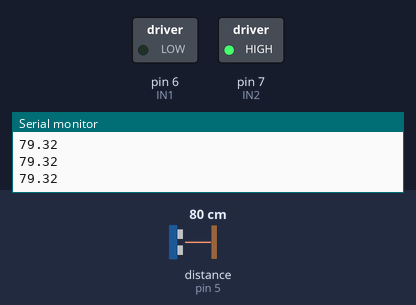
Bench run of a sketch on a simulated Arduino Uno, built with avr-gcc and run on an emulated ATmega328P. On the bench: switched loads named in the sketch (green lamp = pin HIGH), the last lines printed to the serial monitor. Wiring (inferred from the names in the program): ultrasonic range finder: trigger pin 4; echo pin 5. The inputs (shaded band) are chosen by the test bench; at power-on: distance to the obstacle (sensor on pin 5) 80 cm. The echo pulse lasts 58.3 µs per cm; pins used as bus, display or sensor lines are not drawn.

Above: at 1.2 s.
1.3 s: distance to the obstacle (sensor on pin 5) set to 8 cm
2.8 s: distance to the obstacle (sensor on pin 5) set to 5 cm
At 3.3 s:
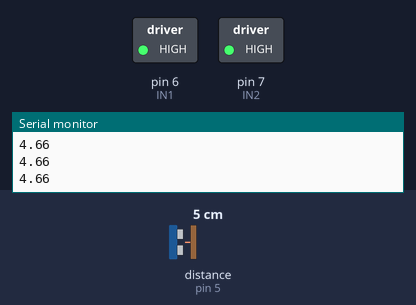
4.3 s: distance to the obstacle (sensor on pin 5) set to 9 cm
At 5.5 s:
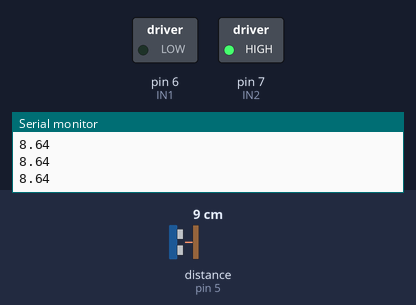
5.8 s: distance to the obstacle (sensor on pin 5) set to 2 cm
At 6.8 s:
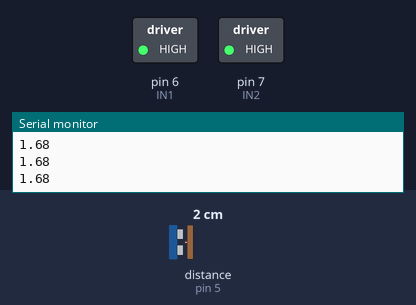
Timing chart, 0 to 8.3 s (numbered marks = the images above; inputs shaded):
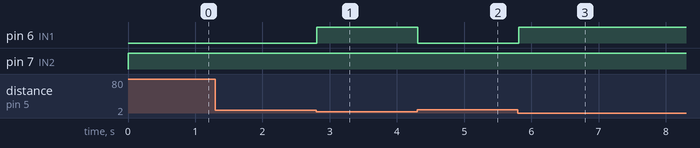

The sketch:

sensor.ino
```cpp
//Definicoes pinos Arduino ligados a entrada da Ponte H
int IN1 = 6;
int IN2 = 7;

int PinTrigger = 4; // Pino usado para disparar os pulsos do sensor
int PinEcho = 5; // pino usado para ler a saida do sensor
float TempoEcho = 0;
const float VelocidadeSom_mpors = 340; // em metros por segundo
const float VelocidadeSom_mporus = 0.000340; // em metros por microsegundo

void setup()
{
  //Define os pinos como saida
 pinMode(IN1, OUTPUT);
 pinMode(IN2, OUTPUT);
 pinMode(PinTrigger, OUTPUT);
 digitalWrite(PinTrigger, LOW);
 pinMode(PinEcho, INPUT); // configura pino ECHO como entrada
 Serial.begin(9600);
}

// Funçao para enviar o pulso de trigger
void DisparaPulsoUltrassonico(){
  // Para fazer o HC-SR04 enviar um pulso ultrassonico, nos temos
  // que enviar para o pino de trigger um sinal de nivel alto
  // com pelo menos 10us de duraçao
  digitalWrite(PinTrigger, HIGH);
  delayMicroseconds(10);
  digitalWrite(PinTrigger, LOW);
}

// Função para calcular a distancia em metros
float CalculaDistancia(float tempo_us){
  return((tempo_us*VelocidadeSom_mporus)/2);
}

void loop()
{
  // Envia pulso para o disparar o sensor
  DisparaPulsoUltrassonico();
  // Mede o tempo de duração do sinal no pino de leitura(us)
  TempoEcho = pulseIn(PinEcho, HIGH);
  Serial.println(CalculaDistancia(TempoEcho)*100);
  if (CalculaDistancia(TempoEcho)*100 < 6.5){
    //Para o motor A
    digitalWrite(IN1, HIGH);
    digitalWrite(IN2, HIGH);
    //delay(50);
  }
  else{
    //Gira o Motor A no sentido anti-horario
    digitalWrite(IN1, LOW);
    digitalWrite(IN2, HIGH);
    //delay(20);
  }
  //delay(50);
}
```

Measured:
- the behaviour switches between 7 and 6 cm on distance to the obstacle (sensor on pin 5) (found by bisection; images 0 and 1)
- after the input at 2.8 s, pin 6 (IN1): LOW → HIGH at once
- after the input at 4.3 s, pin 6 (IN1): HIGH → LOW at once
- after the input at 5.8 s, pin 6 (IN1): LOW → HIGH at once
